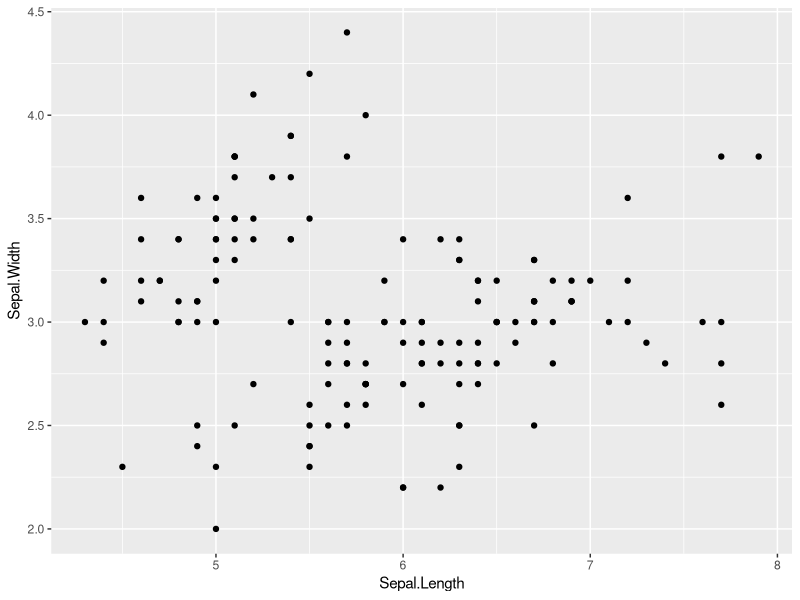
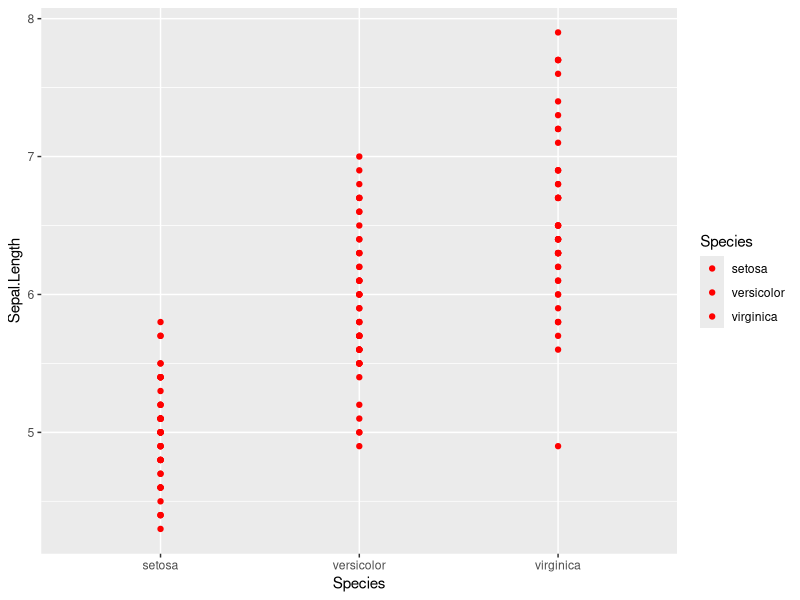
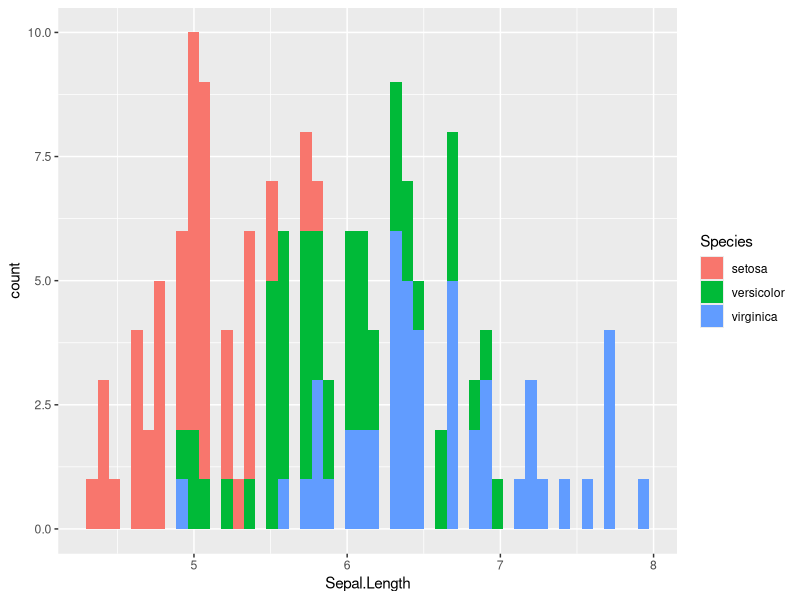
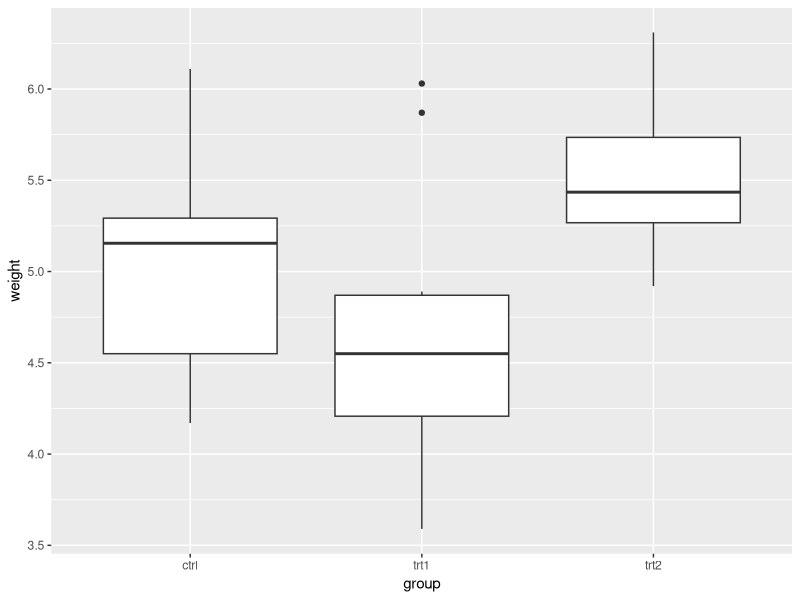
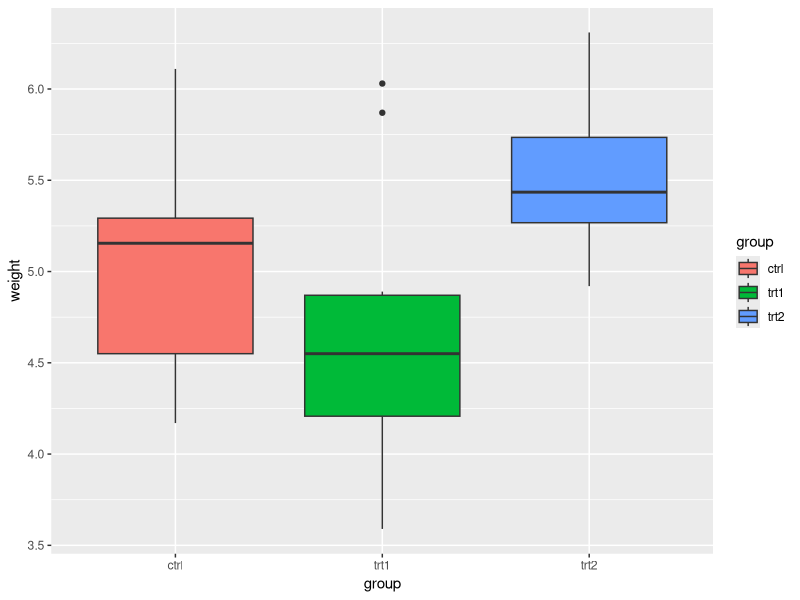

Reproduce these figures in R, in order.
# Tidyverse Exam – Data Manipulation in R (using `mtcars` dataset)

# tidyverse ---------------------------------------------------------------

# Use `df_mtcars` for Questions 1 - 10
library(tidyverse)
df_mtcars <- as_tibble(mtcars,
                       rownames = "model")

# 1. Filter rows where number of cylinders (`cyl`) is 6
# Write code to create a new data frame that only includes rows where `cyl == 6`.
# Assign to: `mtcars_cyl6`
mtcars_cyl6 <- mtcars %>% filter(cyl == 6)

# 2. Filter rows where number of gears (`gear`) is either 3 or 5
# Use `%in%` to filter the `df_mtcars` dataset for these two `gear` values.
# Assign to: `mtcars_g35`
mtcars_gear_3_5 <- mtcars %>% filter(gear == 3, gear == 5)
# 3. Filter rows where miles per gallon (`mpg`) is greater than 25
# Create a subset of `df_mtcars` where `mpg > 25`.
# Assign to: `mtcars_mpg25`
mtcars_mpg_gt25 <- mtcars %>% filter(mpg > 25)
# 4. Filter rows where weight (`wt`) is less than 2.5 AND number of cylinders (`cyl`) is 4
# Combine logical conditions using `&`.
# Assign to: `mtcars_light_cyl4`
mtcars_light_cyl4 <- mtcars %>% filter(wt < 2.5, cyl ==4)
# 5. Sort `df_mtcars` by horsepower (`hp`) in ascending order
# Use `arrange()` to sort the data.
# Assign to: `mtcars_hp`
mtcars_sorted_hp <- mtcars %>% arrange(hp)

# 6. Sort `df_mtcars` by quarter mile time (`qsec`) in descending order
# Use `desc()` inside `arrange()`.
# Assign to: `mtcars_qsec`
mtcars_sorted_qsec_desc <- mtcars %>% arrange(desc(qsec))
# 7. Exclude the `drat` column
# Use `select()` with `-` (minus sign) to remove the column.
# Assign to: `mtcars_no_drat`
mtcars_no_drat <- mtcars %>% select(-drat)

# 8. Add a new column `ptw` that equals the ratio of horsepower (`hp`) to weight (`wt`) (`hp / wt`)
# Use `mutate()` to add the new column.
# Assign to: `mtcars_with_ptw`


mtcars_with_ptw <- mtcars %>% mutate(ptw = hp / wt)

  
# 9. Identify the car `model` with the highest `ptw` among cars with six cylinders (`cyl == 6`).
# Hint: Use `mtcars_with_ptw` and a chain of `filter()` and `arrange()` with `%>%`.
# Write the car model here: YOUR ANSWER
 mtcars_with_ptw %>% filter(cyl == 6) %>% arrange()
##Mazda RX4

# 10. Group by number of gears (`gear`) and summarize minimum & maximum values of `mpg`
# Use `group_by()` and `summarize()` to calculate minimum & maximum values of `mpg` within each group.
# Minimum and maximum values of each group should be represented as separate columns.
# Function `min()` returns the minimum value in a vector.
# Function `max()` returns the maximum value in a vector.
# Assign to: `mtcars_mpg_by_gear`
 
 mtcars_mean_mpg_by_gear <- mtcars %>% group_by(gear) %>% summarise(avg.mpg = mean(mpg))
# ggplot ------------------------------------------------------------------
 
 # Visualization in R (using iris dataset)
 
 # 1. Simple scatter plot of Sepal.Length vs Sepal.Width using ggplot()
 # Assign to: plot_scatter
 # Write code to create a basic scatter plot with Sepal.Length on the y-axis and Sepal.Width on the x-axis.
 
 
 
 plot_scatter <- ggplot(data = iris, mapping = aes(x = Sepal.Length, y = Sepal.Width)) + geom_point()
 plot_scatter
 
 # 2. Scatter plot colored by Species
 # Assign to: plot_scatter_color
 # Write code to create a scatter plot with points colored by Species.
 
 plot_scatter_color <- ggplot(data = iris, aes(x=Species, y=Sepal.Length,fill=Species)) + geom_point(color= "red") 
 plot_scatter_color
 
 
 
 # 3. Histogram of Sepal.Width with binwidth = 0.5
 # Assign to: plot_histogram_binwidth
 # Write code to plot a histogram with binwidth set to 0.5.
 
 plot_histogram_binwidth <- iris %>% ggplot(aes(x=Sepal.Length, fill=Species)) + geom_histogram(bins = 50)
 
 # Visualization in R (using PlantGrowth dataset)
 plot_histogram_binwidth
 
 
 # 4. Boxplot of weight grouped by group
 # Assign to: plot_pg_boxplot_basic
 # Write code to draw a boxplot of weight across different treatment groups in PlantGrowth.
 
 plot_pg_boxplot_basic <-  PlantGrowth %>% ggplot(aes(x = group, y = weight)) + geom_boxplot()
 plot_pg_boxplot_basic
 
 # 5. Boxplot of weight grouped by group, filled by group
 # Assign to: plot_pg_boxplot_fill
 # Write code to draw a boxplot of weight grouped by group and filled by group.
 
 plot_pg_boxplot_fill <- PlantGrowth %>% ggplot(aes(x = group, y = weight, fill = group)) + geom_boxplot()
 plot_pg_boxplot_fill
 
